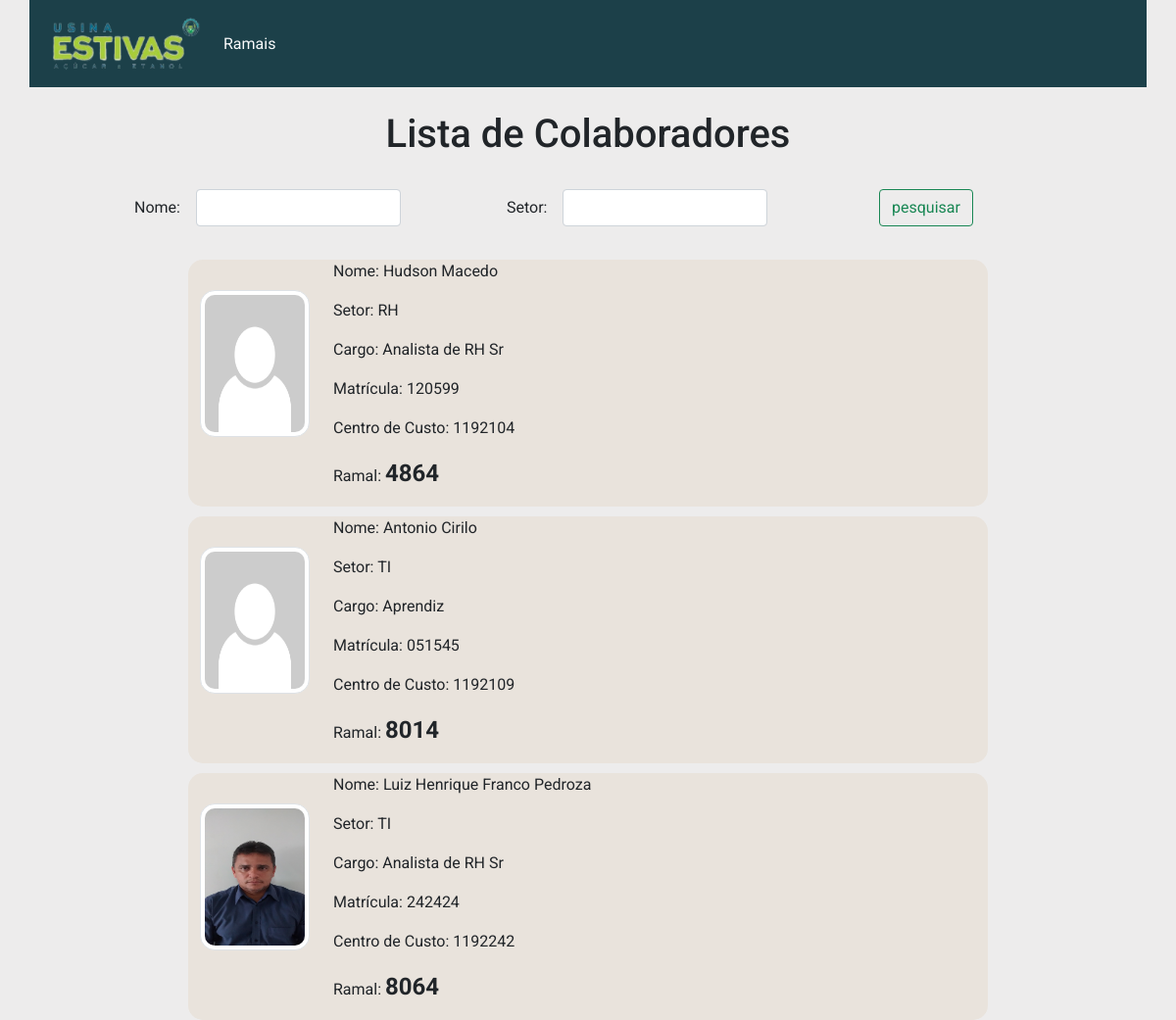
/ramais/, run on the app's committed database.
### ramais/models.py (models this page shows)
class Pessoa(models.Model):
	nome = models.CharField('Nome', max_length=150)
	setor = models.CharField('Setor', max_length=100)
	cargo = models.CharField('Cargo', max_length=50)
	matricula = models.CharField('Matricula', max_length=6, unique=True)
	cc = models.CharField('Centro de custo', max_length=7, null=True)
	ramal = models.CharField('Ramal', max_length=4)
	foto = models.ImageField('Foto', upload_to='usuarios', default='usuarios/sem-foto.png')

### ramais/views.py (the view)
# urls.py: path('ramais/', listaramais, name="listaramais"),
def listaramais(request):
	pessoa = Pessoa.objects.all().order_by('-id')
	meufiltro = FiltroPessoa(request.GET, queryset=pessoa)
	contexto = {
	'filtro': meufiltro
	}
	return render(request, 'listaramais.html', contexto)

### ramais/templates/listaramais.html (shortened to what this page needs)
{% extends "base.html" %}
{% load static %}
{% load widget_tweaks %}
{% block conteudo %}
<div class="container">
  <h1 class="text-center">Lista de Colaboradores</h1>
  <br>
  <form method="get">
    <div class="row">
      <div class="col-md-1">
      </div>
    <div class="col-md-4 col-12">
      <div class="row g-3 align-items-center">
    <div class="col-auto">
      <label for="inputPassword6" class="col-form-label">Nome:</label>
    </div>
    <div class="col-auto">
      {% render_field filtro.form.nome class="form-control"%}
    </div>
  </div>
    </div>
    <div class="col-md-4 col-12">
      <div class="row g-3 align-items-center">
    <div class="col-auto">
      <label for="inputPassword6" class="col-form-label">Setor:</label>
    </div>
    <div class="col-auto">
      {% render_field filtro.form.setor class="form-control"%}
    </div>
  </div>
    </div>
    <div class="col-md-3 col-12">
    <button class="btn btn-outline-success" type="submit"> pesquisar</button>
  </div>
  </div>
</form>
<br>
  {% for pessoa in filtro.qs %}
  <div class="row ramal">
    <div class="col-12 col-sm-6 col-md-2 foto">
      <img class="img-fluid img-thumbnail" src="/media/{{pessoa.foto}}">
    </div>
    <div class="col-12 col-sm-6 col-md-10 texto">
      <td>
      <p>Nome: {{pessoa.nome}}</p>
      <p>Setor: {{pessoa.setor}}</p>
      <p>Cargo: {{pessoa.cargo}}</p>
      <p>Matrícula: {{pessoa.matricula}}</p>
      <p>Centro de Custo: {{pessoa.cc}}</p>
      <p>Ramal: <small class="numero">{{pessoa.ramal}}</small></p>
    </td>
    </div>
  </div>
  {% endfor %}
</div>
{% endblock %}

### ramais/templates/base.html (shortened to what this page needs)
<!DOCTYPE html>
{% load static %}
<html lang="pt-br">
<head>
	<link rel="stylesheet" type="text/css" href="/static/bootstrap/css/bootstrap.min.css">
	<link rel="stylesheet" type="text/css" href="/static/css/estilo.css">
</head>
<body>
	<div class="container" style="background-color: #1c4049;">
		<nav class="navbar navbar-expand-lg">
			<div class="container-fluid">
				<a class="navbar-brand" href="#">
					<img src="{% static 'imagens/logo-usina-estivas.png' %}" alt="" width="150" height="60" class="d-inline-block align-text-top">
				</a>
				<div class="collapse navbar-collapse" id="navbarNavAltMarkup">
					<div class="navbar-nav">
						<a class=" link-light nav-link" aria-current="page" href="{% url 'inicial' %}">Ramais</a>
    </div>
</div>
</div>
</nav>
</div>
<br>
{% block conteudo %}
{% endblock %}
</body>
</html>

### ramais/static/css/estilo.css (style rules this page uses)
body { font-family: 'Roboto', sans-serif; background-color: #EDECEC; }
.ramal { background-color: #e9e3dc; margin-left: 150px; margin-right: 150px; margin-top: 10px; border-radius: 15px; }
.foto img { margin-top: 31px; width: 130px; height: 150px; border-radius: 15px; align-items: center; }
.numero { font-weight: bold; font-size: 24px; }

### data on the page
Pessoa: foto (picture), nome "Hudson Macedo", setor "RH", cargo "Analista de RH Sr", matricula "120599", cc "1192104", ramal "4864"
Pessoa: foto (picture), nome "Antonio Cirilo", setor "TI", cargo "Aprendiz", matricula "051545", cc "1192109", ramal "8014"
Pessoa: foto (picture), nome "Luiz Henrique Franco Pedroza", setor "TI", cargo "Analista de RH Sr", matricula "242424", cc "1192242", ramal "8064"
